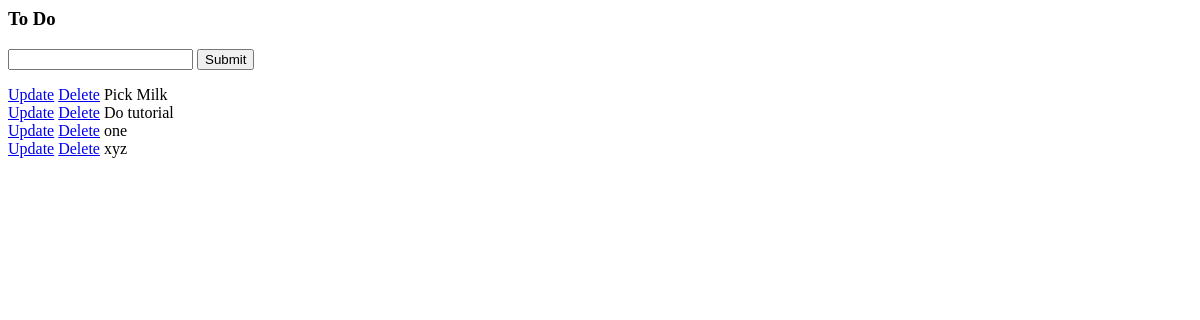
The app's page /, older data.
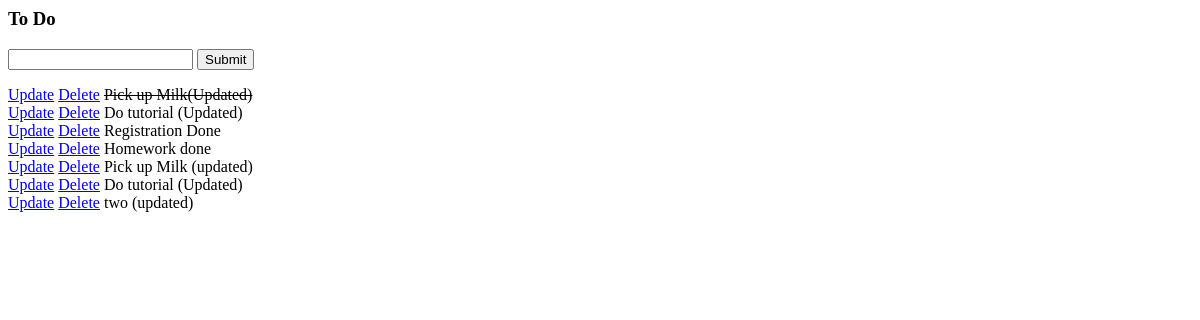
The same page, newer data.
### tasks/models.py (models this page shows)
class Task(models.Model):
    title = models.CharField(max_length=200)
    complete = models.BooleanField(default=False)
    created = models.DateTimeField(auto_now_add=True)
    def __str__(self):
       return self.title

### tasks/views.py (the view)
# urls.py: path('', views.index, name="list"),
def index(request):
    tasks = Task.objects.all()
    form = TaskForm()
    if request.method =='POST':
        form = TaskForm(request.POST)
        if form.is_valid():
            form.save()
            return redirect('/')
    context = {'tasks': tasks,'form': form}
    return render(request, 'tasks/list.html', context)

### tasks/forms.py
class TaskForm(forms.ModelForm):
    class Meta:
        model = Task
        fields = '__all__'

### tasks/templates/tasks/list.html (shortened to what this page needs)
<h3>To Do</h3>
<form method="POST" action="/">
    {{form.title}}
    <input type="submit" name="Create Task">
</form>
{% for task in tasks %}
    <div>
        <a href="{% url 'update_task' task.id %}">Update</a>
        <a href="{% url 'delete' task.id %}">Delete</a>
        {% if task.complete == True %}
        <strike>{{task}}</strike>
        {% else %}
        <span>{{task}}</span>
        {% endif %}
    </div>
{% endfor %}

Row changes from the older to the newer data that the page shows:
changed Task: complete False → True (drawn); title "Pick Milk" → "Pick up Milk(Updated)"
changed Task (number 2 of 7 on the later page): title "Do tutorial" → "Do tutorial (Updated)"
changed Task: title "one" → "Registration Done"
changed Task: title "xyz" → "Homework done"
added Task: title "Pick up Milk (updated)"
added Task: title "Do tutorial (Updated)"
added Task: title "two (updated)"
